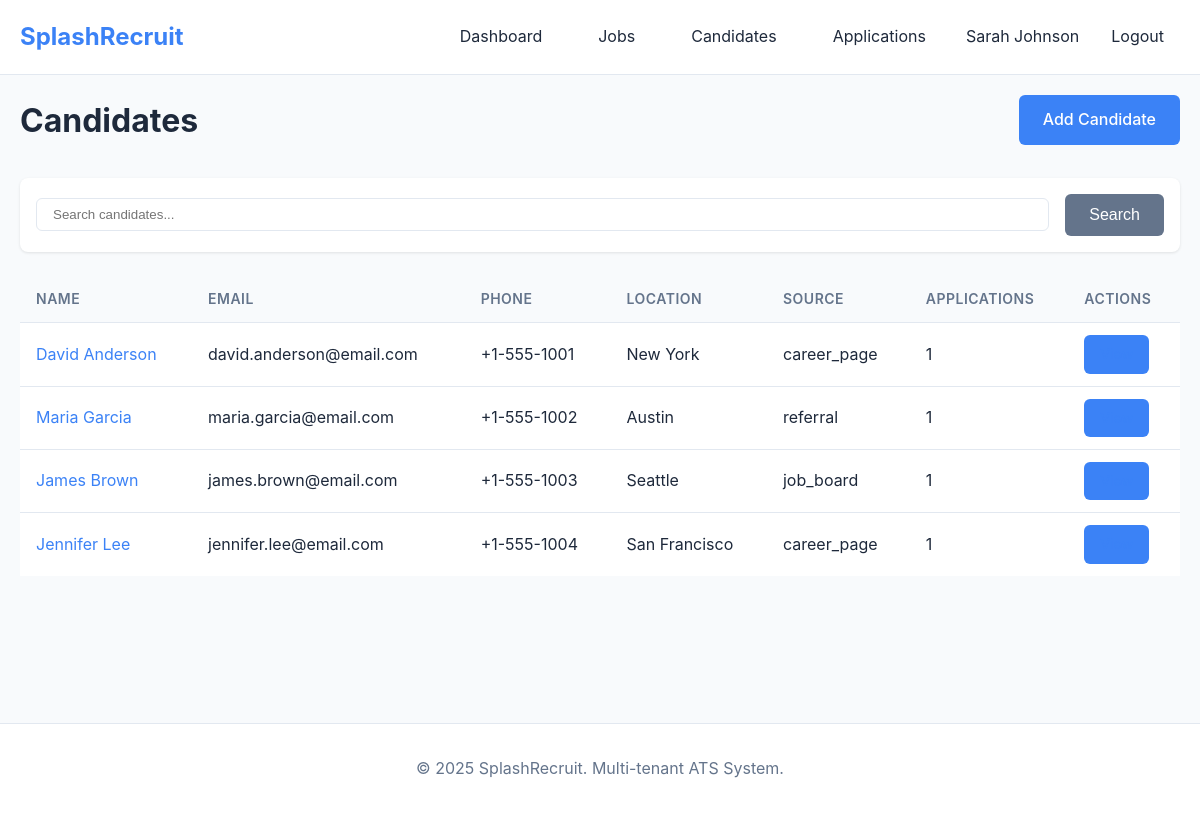
Page /candidates (signed in) on the committed database.
### tables this page shows
CREATE TABLE `users` (
  `id` int(11) NOT NULL AUTO_INCREMENT,
  `tenant_id` int(11) DEFAULT NULL,
  `name` varchar(255) NOT NULL,
  `email` varchar(255) NOT NULL,
  `password_hash` varchar(255) NOT NULL,
  `role` enum('platform_admin','tenant_admin','recruiter','hiring_manager','interviewer','hr_assistant','viewer') NOT NULL,
  `status` enum('active','inactive') DEFAULT 'active',
  `avatar` varchar(255) DEFAULT NULL,
  `last_login_at` datetime DEFAULT NULL,
  `created_at` timestamp NOT NULL DEFAULT CURRENT_TIMESTAMP,
  `updated_at` timestamp NOT NULL DEFAULT CURRENT_TIMESTAMP ON UPDATE CURRENT_TIMESTAMP,
  PRIMARY KEY (`id`),
  UNIQUE KEY `email` (`email`),
  KEY `tenant_id` (`tenant_id`),
  KEY `role` (`role`),
  KEY `status` (`status`),
  CONSTRAINT `fk_user_tenant` FOREIGN KEY (`tenant_id`) REFERENCES `tenants` (`id`) ON DELETE CASCADE
);

CREATE TABLE `candidates` (
  `id` int(11) NOT NULL AUTO_INCREMENT,
  `tenant_id` int(11) NOT NULL,
  `first_name` varchar(100) NOT NULL,
  `last_name` varchar(100) NOT NULL,
  `full_name` varchar(255) GENERATED ALWAYS AS (CONCAT(`first_name`, ' ', `last_name`)) STORED,
  `email` varchar(255) NOT NULL,
  `phone` varchar(50) DEFAULT NULL,
  `country` varchar(100) DEFAULT NULL,
  `city` varchar(100) DEFAULT NULL,
  `current_company` varchar(255) DEFAULT NULL,
  `current_title` varchar(255) DEFAULT NULL,
  `years_of_experience` int(11) DEFAULT NULL,
  `linkedin_url` varchar(500) DEFAULT NULL,
  `github_url` varchar(500) DEFAULT NULL,
  `portfolio_url` varchar(500) DEFAULT NULL,
  `source` varchar(100) DEFAULT NULL COMMENT 'career_page, referral, job_board, manual',
  `notes` text DEFAULT NULL,
  `created_at` timestamp NOT NULL DEFAULT CURRENT_TIMESTAMP,
  `updated_at` timestamp NOT NULL DEFAULT CURRENT_TIMESTAMP ON UPDATE CURRENT_TIMESTAMP,
  PRIMARY KEY (`id`),
  KEY `tenant_id` (`tenant_id`),
  KEY `email` (`email`),
  KEY `full_name` (`full_name`),
  KEY `source` (`source`),
  CONSTRAINT `fk_candidate_tenant` FOREIGN KEY (`tenant_id`) REFERENCES `tenants` (`id`) ON DELETE CASCADE
);

### app/controllers/CandidateController.php (called while the page is built, shortened)
<?php
class CandidateController extends Controller
{
    public function index()
    {
        $tenantId = $this->getTenantId();
        $candidateModel = $this->model('Candidate');
        $filters = array_filter([
            'search' => $this->request->get('search'),
            'source' => $this->request->get('source')
        ]);
        $page = max(1, (int)$this->request->get('page', 1));
        $perPage = 20;
        $offset = ($page - 1) * $perPage;
        $candidates = $candidateModel->getByTenant($tenantId, $filters, $perPage, $offset);
        $totalCandidates = $candidateModel->countByTenant($tenantId, $filters);
        $paginator = new Paginator($totalCandidates, $perPage, $page);
        $this->view('candidates/index', [
            'title' => 'Candidates - SplashRecruit',
            'candidates' => $candidates,
            'paginator' => $paginator,
            'filters' => $filters
        ]);
    }
}

### public/index.php (called while the page is built, shortened)
<?php
spl_autoload_register(function ($class) {
    $paths = [
        __DIR__ . '/../app/core/' . $class . '.php',
        __DIR__ . '/../app/models/' . $class . '.php',
        __DIR__ . '/../app/controllers/' . $class . '.php',
        __DIR__ . '/../app/helpers/' . $class . '.php',
    ];
    foreach ($paths as $path) {
        if (file_exists($path)) {
            return;
        }
    }
});
$router = new Router();
$router->get('/careers/:tenantSlug', 'PublicCareerController@careers');
$router->get('/careers/:tenantSlug/jobs/:jobSlug', 'PublicCareerController@jobDetail');
$router->post('/careers/:tenantSlug/jobs/:jobSlug/apply', 'PublicCareerController@apply');
$router->get('/careers/:tenantSlug/jobs/:jobSlug/thank-you', 'PublicCareerController@thankYou');
$router->get('/api/jobs', 'ApiController@getJobs');
$router->post('/api/applications', 'ApiController@createApplication');
$router->get('/api/applications/:applicationId/status', 'ApiController@getApplicationStatus');
$router->get('/', 'AuthController@login');
$router->get('/login', 'AuthController@login');
$router->post('/login', 'AuthController@processLogin');
$router->get('/logout', 'AuthController@logout');
$router->get('/dashboard', 'DashboardController@index');
$router->get('/jobs', 'JobController@index');
$router->get('/jobs/create', 'JobController@create');
$router->post('/jobs', 'JobController@store');
$router->get('/jobs/:id', 'JobController@show');
$router->get('/jobs/:id/edit', 'JobController@edit');
$router->post('/jobs/:id/update', 'JobController@update');
$router->post('/jobs/:id/delete', 'JobController@delete');
$router->get('/candidates', 'CandidateController@index');
$router->get('/candidates/create', 'CandidateController@create');
$router->post('/candidates', 'CandidateController@store');
$router->get('/candidates/:id', 'CandidateController@show');
$router->get('/applications', 'ApplicationController@index');
$router->get('/applications/:id', 'ApplicationController@show');
$router->post('/applications/:id/move-stage', 'ApplicationController@moveToStage');
$request = new Request();
$url = parse_url($request->uri(), PHP_URL_PATH);
$method = $request->method();
$router->dispatch($url, $method);

### app/core/Auth.php (called while the page is built, shortened)
<?php
class Auth
{
    private static $instance = null;
    private $session;
    private $user = null;
    private function __construct()
    {
        $this->session = Session::getInstance();
        $this->loadUser();
    }
    public static function getInstance()
    {
        if (self::$instance === null) {
            self::$instance = new self();
        }
        return self::$instance;
    }
    private function loadUser()
    {
        $userId = $this->session->get('user_id');
        if ($userId) {
            $db = Database::getInstance();
            $db->query("SELECT * FROM users WHERE id = :id AND status = 'active' LIMIT 1");
            $db->bind(':id', $userId);
            $this->user = $db->fetch();
            if ($this->user) {
                $this->session->set('last_activity', time());
            }
        }
    }
    public function isAuthenticated()
    {
        return $this->user !== null;
    }
    public function user($key = null, $default = null)
    {
        return isset($this->user[$key]) ? $this->user[$key] : $default;
    }
}

### app/core/Database.php (called while the page is built, shortened)
<?php
class Database
{
    private static $instance = null;
    private $pdo;
    private $stmt;
    private function __construct()
    {
        $dsn = 'mysql:host=' . getenv('DB_HOST') . ';dbname=' . getenv('DB_NAME') . ';charset=utf8mb4';
        $options = [
            PDO::ATTR_ERRMODE => PDO::ERRMODE_EXCEPTION,
            PDO::ATTR_DEFAULT_FETCH_MODE => PDO::FETCH_ASSOC,
            PDO::ATTR_EMULATE_PREPARES => false,
            PDO::MYSQL_ATTR_INIT_COMMAND => "SET NAMES utf8mb4 COLLATE utf8mb4_unicode_ci"
        ];
        try {
            $this->pdo = new PDO($dsn, getenv('DB_USER'), getenv('DB_PASS'), $options);
        } catch (PDOException $e) {
            error_log('Database Connection Error: ' . $e->getMessage());
            throw new Exception('Database connection failed. Please check your configuration.');
        }
    }
    public static function getInstance()
    {
        if (self::$instance === null) {
            self::$instance = new self();
        }
        return self::$instance;
    }
    public function query($sql)
    {
        $this->stmt = $this->pdo->prepare($sql);
    }
    public function bind($param, $value, $type = null)
    {
        if (is_null($type)) {
            switch (true) {
                case is_int($value):
                    $type = PDO::PARAM_INT;
                    break;
            }
        }
        $this->stmt->bindValue($param, $value, $type);
    }
    public function execute()
    {
        try {
            return $this->stmt->execute();
        } catch (PDOException $e) {
            error_log('Query Execution Error: ' . $e->getMessage());
            throw new Exception('Database query failed.');
        }
    }
    public function fetchAll()
    {
        $this->execute();
        return $this->stmt->fetchAll();
    }
    public function fetch()
    {
        $this->execute();
        return $this->stmt->fetch();
    }
}

### app/core/Session.php (called while the page is built, shortened)
<?php
class Session
{
    private static $instance = null;
    public static function getInstance()
    {
        if (self::$instance === null) {
            self::$instance = new self();
        }
        return self::$instance;
    }
    public function get($key, $default = null)
    {
        return isset($_SESSION[$key]) ? $_SESSION[$key] : $default;
    }
}

### app/core/View.php (called while the page is built, shortened)
<?php
class View
{
    public static function escape($string)
    {
        return htmlspecialchars($string, ENT_QUOTES, 'UTF-8');
    }
    public static function e($string)
    {
        return self::escape($string);
    }
}

### app/core/Request.php (called while the page is built, shortened)
<?php
class Request
{
    public function get($key = null, $default = null)
    {
        return isset($_GET[$key]) ? $this->clean($_GET[$key]) : $default;
    }
}

### app/core/Model.php (called while the page is built, shortened)
<?php
class Model
{
    public function __construct()
    {
        $this->db = Database::getInstance();
    }
}

### app/models/Candidate.php (called while the page is built, shortened)
<?php
class Candidate extends Model
{
    protected $table = 'candidates';
    public function getByTenant($tenantId, $filters = [], $limit = 20, $offset = 0)
    {
        $sql = "SELECT c.*,
                (SELECT COUNT(*) FROM applications WHERE candidate_id = c.id) as applications_count
                FROM {$this->table} c
                WHERE c.tenant_id = :tenant_id";
        $sql .= " ORDER BY c.created_at DESC LIMIT {$limit} OFFSET {$offset}";
        $this->db->query($sql);
        $this->db->bind(':tenant_id', $tenantId);
        return $this->db->fetchAll();
    }
    public function countByTenant($tenantId, $filters = [])
    {
        $sql = "SELECT COUNT(*) as count FROM {$this->table} WHERE tenant_id = :tenant_id";
        $this->db->query($sql);
        $this->db->bind(':tenant_id', $tenantId);
        $result = $this->db->fetch();
        return (int)$result['count'];
    }
}

### app/views/candidates/index.php (the view, shortened to what this page needs)
<?php
require_once __DIR__ . '/../shared/header.php';
?>
<div class="page-header">
    <h1>Candidates</h1>
    <a href="/candidates/create" class="btn btn-primary">Add Candidate</a>
</div>
<div class="filters">
    <form method="GET" action="/candidates" class="filter-form">
        <input type="text" name="search" placeholder="Search candidates..." value="<?= View::e($filters['search'] ?? '') ?>">
        <button type="submit" class="btn btn-secondary">Search</button>
    </form>
</div>
<table class="table">
    <thead>
        <tr>
            <th>Name</th>
            <th>Email</th>
            <th>Phone</th>
            <th>Location</th>
            <th>Source</th>
            <th>Applications</th>
            <th>Actions</th>
        </tr>
    </thead>
    <tbody>
        <?php foreach ($candidates as $candidate): ?>
        <tr>
            <td><a href="/candidates/<?= $candidate['id'] ?>"><?= View::e($candidate['full_name']) ?></a></td>
            <td><?= View::e($candidate['email']) ?></td>
            <td><?= View::e($candidate['phone']) ?></td>
            <td><?= View::e($candidate['city']) ?></td>
            <td><?= View::e($candidate['source']) ?></td>
            <td><?= $candidate['applications_count'] ?></td>
            <td>
                <a href="/candidates/<?= $candidate['id'] ?>" class="btn btn-sm">View</a>
            </td>
        </tr>
        <?php endforeach; ?>
    </tbody>
</table>
<?php require_once __DIR__ . '/../shared/footer.php'; ?>

### app/core/Router.php (shortened to what this page needs)
<?php
class Router
{
    private $routes = [];
    private function addRoute($method, $path, $handler, $name = null)
    {
        $pattern = $this->convertToRegex($path);
        $this->routes[] = [
            'method' => $method,
            'path' => $path,
            'pattern' => $pattern,
            'handler' => $handler,
            'name' => $name
        ];
    }
    private function convertToRegex($path)
    {
        $pattern = preg_replace('/\/:([a-zA-Z0-9_]+)/', '/(?P<$1>[^/]+)', $path);
        $pattern = str_replace('/', '\/', $pattern);
        return '/^' . $pattern . '$/';
    }
    public function dispatch($url, $method)
    {
        $url = strtok($url, '?');
        foreach ($this->routes as $route) {
            if ($route['method'] !== $method) {
                continue;
            }
            if (preg_match($route['pattern'], $url, $matches)) {
                $params = array_filter($matches, 'is_string', ARRAY_FILTER_USE_KEY);
                list($controller, $action) = explode('@', $route['handler']);
                $controllerInstance = new $controller();
                call_user_func_array([$controllerInstance, $action], $params);
                return;
            }
        }
    }
}

### app/views/shared/header.php (shortened to what this page needs)
<!DOCTYPE html>
<html lang="en">
<head>
    <link rel="stylesheet" href="/assets/css/style.css">
</head>
<body>
    <?php if (Auth::getInstance()->isAuthenticated()): ?>
    <nav class="navbar">
        <div class="navbar-container">
            <div class="navbar-brand">
                <a href="/dashboard">SplashRecruit</a>
            </div>
            <ul class="navbar-menu">
                <li><a href="/dashboard">Dashboard</a></li>
                <li><a href="/jobs">Jobs</a></li>
                <li><a href="/candidates">Candidates</a></li>
                <li><a href="/applications">Applications</a></li>
                <li class="navbar-user">
                    <span><?= View::e(Auth::getInstance()->user('name')) ?></span>
                    <a href="/logout">Logout</a>
                </li>
            </ul>
        </div>
    </nav>
    <?php endif; ?>
    <div class="container">

### rows in the picture
users: name "Sarah Johnson"
candidates: full_name "David Anderson", email "david.anderson@email.com", phone "+1-555-1001", city "New York", source "career_page", applications_count "1"
candidates: full_name "Maria Garcia", email "maria.garcia@email.com", phone "+1-555-1002", city "Austin", source "referral", applications_count "1"
candidates: full_name "James Brown", email "james.brown@email.com", phone "+1-555-1003", city "Seattle", source "job_board", applications_count "1"
candidates: full_name "Jennifer Lee", email "jennifer.lee@email.com", phone "+1-555-1004", city "San Francisco", source "career_page", applications_count "1"
